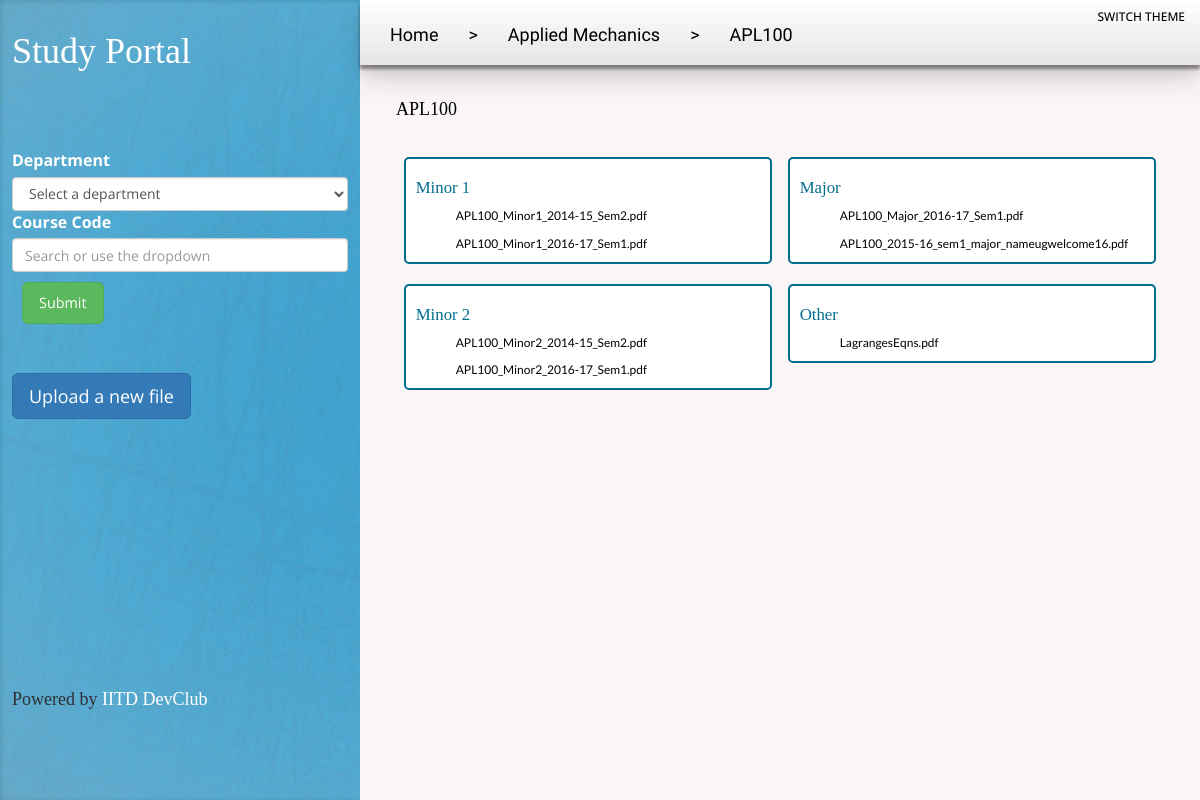
The app's page /studapp/light/view/?department=8&course_code=APL100, older data.
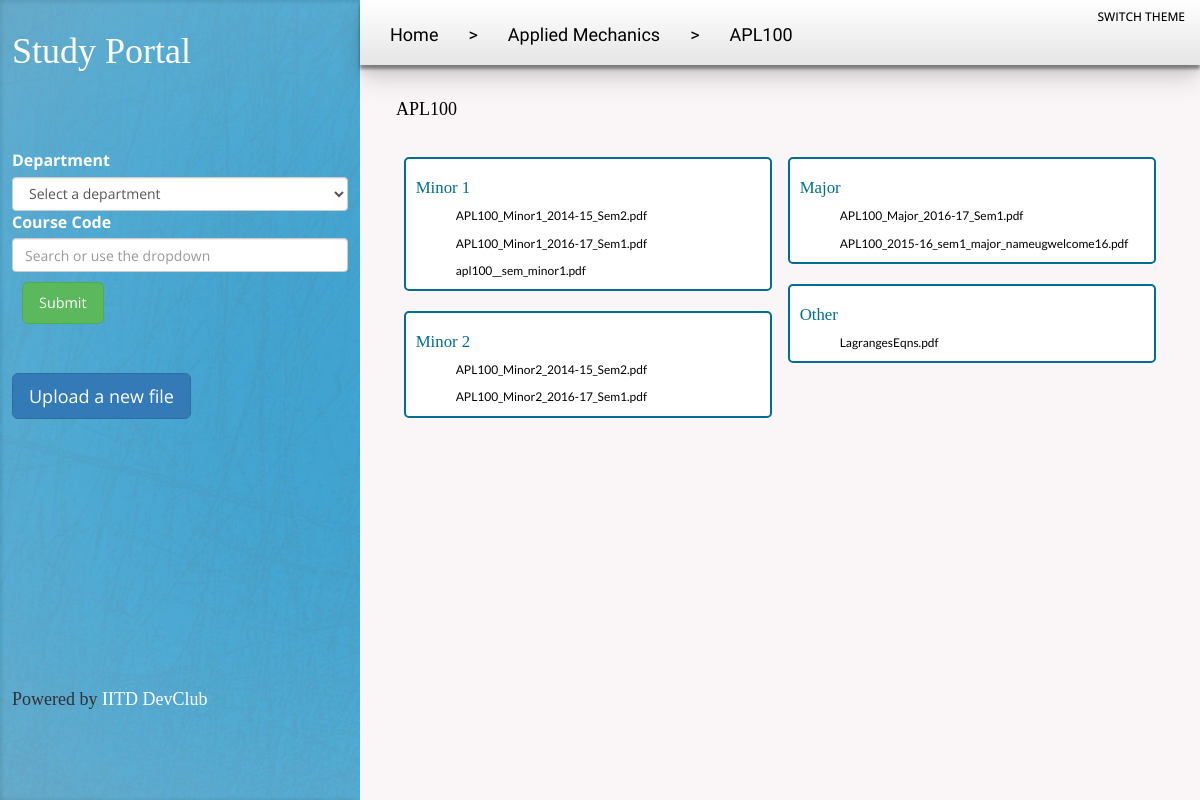
The same page, newer data.
### studapp/models.py (models this page shows, shortened)
class Minor1(models.Model):
	course=models.ForeignKey(Course_code,on_delete=models.CASCADE)
	paper = models.FileField()
	def checkEmpty(self):
                return True

class Minor2(models.Model):
	course=models.ForeignKey(Course_code,on_delete=models.CASCADE)
	paper = models.FileField()
	def checkEmpty(self):
                return True

class Major(models.Model):
	course=models.ForeignKey(Course_code,on_delete=models.CASCADE)
	paper = models.FileField()
	def checkEmpty(self):
                return True

class Other(models.Model):
	course=models.ForeignKey(Course_code,on_delete=models.CASCADE)
	paper= models.FileField()
	def checkEmpty(self):
                return True

### studapp/views.py (the view)
def displayl(request):
	all_departments=Department.objects.order_by('dept')
	all_courses=Course_code.objects.order_by('code')
	department_id=request.GET.get('department','None')
	try:
		course_code_id=Course_code.objects.get(code=request.GET.get('course_code','None').upper()).id
	except:
		course_code_id='0'
	if department_id=='0' and course_code_id=='0':
		return render(request,'studapp/indexl.html',{'departments':all_departments,'courses':all_courses})
	elif course_code_id=='0':
		dept=Department.objects.get(pk=department_id)
		return render(request,'studapp/get_course_codesl.html',{'department':dept,'departments':all_departments,'courses':all_courses})
	else:
		course=Course_code.objects.get(pk=course_code_id)
		return track_hits(request,'studapp/get_papersl.html',{'course':course,'departments':all_departments,'courses':all_courses},course)

### studapp/views.py (called while the page is built)
def track_hits(request,template_path,context,co):
        try:
                co.pagehits+=1
        except:
                co.pagehits = 1
        co.save()
        return render(request,template_path,context)

### studapp/templates/studapp/get_papersl.html (shortened to what this page needs)
{% extends 'studapp/indexl.html' %}
{% load static %}
{% block navbar %}
<nav class="navbar navbar-inverse" style="position:fixed;top:0px;width:70vw;border-radius:0px;left:30vw;">
  <div class="container-fluid">
    <ol class="nav navbar-nav" style='font-size:1.5vw;padding-bottom: 5px; display: inline-block;float: left;'>
      <li style="display: inline-block;"><a href="/studapp/light/">Home</a></li>
<li style="pointer-events: none;cursor: default; display: inline-block;" class='nav_li'><a href="/studapp/light/">></a></li>
<li style="display: inline-block;"><a href="?department={{course.dept.id}}&course_code=0">{{course.dept.dept}}</a></li>
<li style="pointer-events: none;cursor: default;display: inline-block;" class='nav_li'><a href="/studapp/light/">></a></li>
	<li class='nav_li' style="display: inline-block;"><a href="?department={{course.dept.id}}&course_code={{course.code}}">{{course.code}}</a></li>
    </ol>
    <a style="text-decoration:none; float:right;" href="/studapp/"><h4 style="font-size:1vw; ">SWITCH THEME</h4></a>
  </div>
</nav>
{% endblock %}
{% block content %}
<h2 id='code'>{{ course.code }}</h2>
<br />
<span id='papers'>
<div style="width: 50%; margin: 0px; display: inline-block; float: left;">
{% if course.minor1_set.first.checkEmpty %}
<div class="section">
<h3>Minor 1</h3>
<ul>
{% for exam in course.minor1_set.all %}
<li><div class="desc"><a class='p' href={{exam.paper.url}}>{{exam.paper}}</a><div class="description">{{exam.description}}</div></div></li>
{% endfor %}
</ul>
</div>
{% endif %}
{% if course.minor2_set.first.checkEmpty %}
<div class="section">
<h3>Minor 2</h3>
<ul>
{% for exam in course.minor2_set.all %}
<li><div class="desc"><a class='p' href={{exam.paper.url}}>{{exam.paper}}</a><div class="description">{{exam.description}}</div></div></li>
{% endfor %}
</ul>
</div>
{% endif %}
</div>
<div style="width: 50%; margin: 0px; display: inline-block; float: left;">
{% if course.major_set.first.checkEmpty %}
<div class="section">
<h3>Major</h3>
<ul>
{% for exam in course.major_set.all %}
<li><div class="desc"><a class='p' href={{exam.paper.url}}>{{exam.paper}}</a><div class="description">{{exam.description}}</div></div></li>
{% endfor %}
</ul>
</div>
{% endif %}
{% if course.other_set.first.checkEmpty %}
<div class="section">
<h3>Other</h3>
<ul>
{% for exam in course.other_set.all %}
<li><div class="desc"><a class='p' href={{exam.paper.url}}>{{exam.paper}}</a><div class="description">{{exam.description}}</div></div></li>
{% endfor %}
</ul>
</div>
{% endif %}
</div>
</span>
{% endblock %}

Row changes from the older to the newer data that the page shows:
added Minor1: paper "apl100__sem_minor1.pdf"
